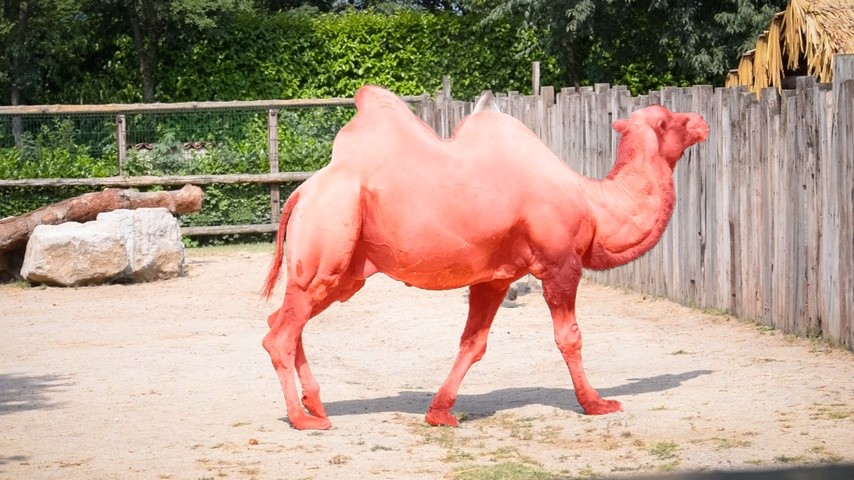
#> input picture camel/00000.jpg, 854 x 480 px, found by its file name; its folder holds 4 pictures in this run
$ python mask.py
#> lines starting #> are read from the running program, lines starting #| are printed output that depends on the picture
#coding:utf-8
import os
import cv2

def add_mask2image_binary(images_path, masks_path, masked_path):
# Add binary masks to images
#> called with masks_path = 'F:\\Desktop\\17\\camel', masked_path = './camel/'
    for img_item in os.listdir(images_path):
        print(img_item)
        img_path = os.path.join(images_path, img_item)
        img = cv2.imread(img_path)
#> img is the input picture: shape (480, 854, 3); mean B, G, R 135.4, 154.4, 178.2

        mask_path = os.path.join(masks_path, img_item[:-4]+'.png')  # mask是.png格式的，image是.jpg格式的
        mask = cv2.imread(mask_path)

        masked_seg = cv2.addWeighted(img, 1, mask,0.9,0)
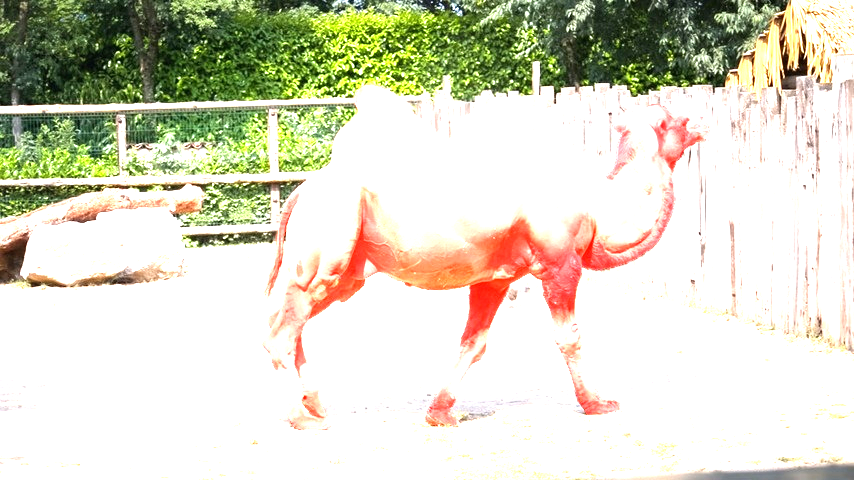
#> masked_seg: shape (480, 854, 3); mean B, G, R 196.4, 215.4, 217.4

        cv2.imwrite(os.path.join(masked_path, img_item), masked_seg)
#> pass 2 of the loop in add_mask2image_binary, `for img_item in os.listdir(images_path):`:
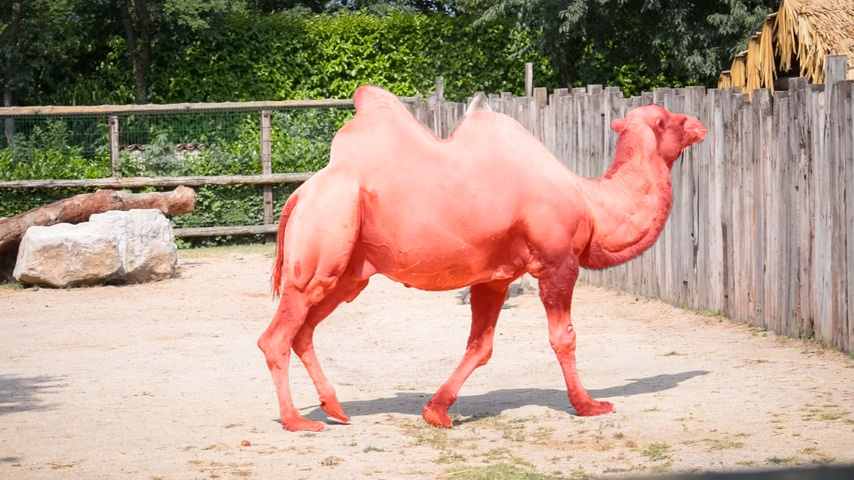
#> input picture camel/00001.jpg, 854 x 480 px, found by its file name
#> in add_mask2image_binary, img is the input picture: shape (480, 854, 3); mean B, G, R 135.6, 154.2, 178.7
#> in add_mask2image_binary, `masked_seg = cv2.addWeighted(img, 1, mask,0.9,0)`:
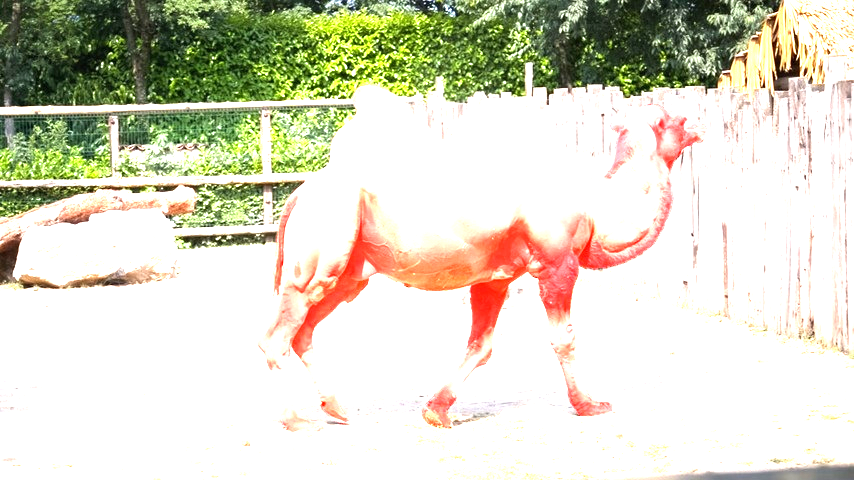
#> masked_seg: shape (480, 854, 3); mean B, G, R 196.8, 215.4, 217.8
#> pass 3 of the loop in add_mask2image_binary, `for img_item in os.listdir(images_path):`:
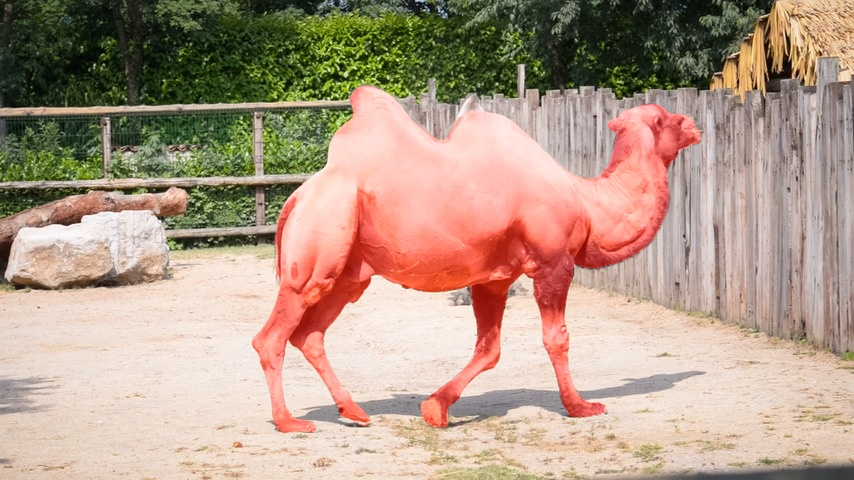
#> input picture camel/00002.jpg, 854 x 480 px, found by its file name
#> in add_mask2image_binary, img is the input picture: shape (480, 854, 3); mean B, G, R 135.5, 154.1, 178.7
#> in add_mask2image_binary, `masked_seg = cv2.addWeighted(img, 1, mask,0.9,0)`:
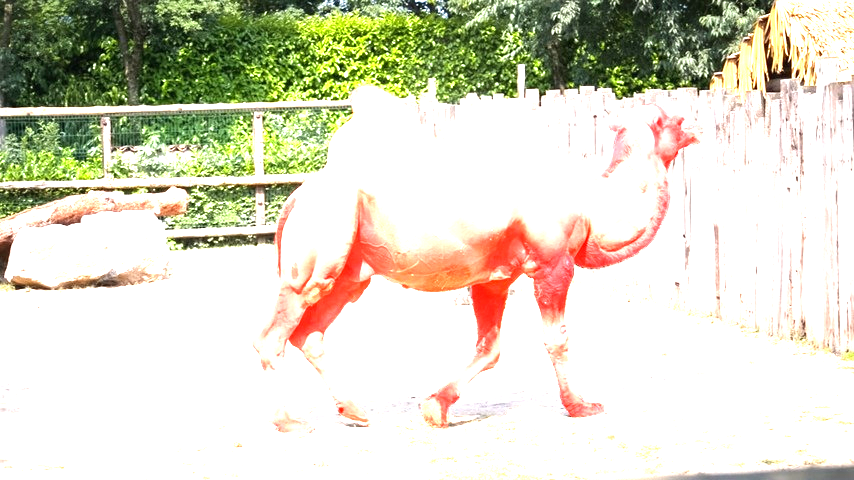
#> masked_seg: shape (480, 854, 3); mean B, G, R 196.9, 215.5, 218
#> the loop made 4 passes; the first 3 are shown

images_path = 'D:\VOS\data\DAVIS2017\DAVIS_val\JPEGImages\\480p\\camel'
masks_path = 'F:\Desktop\\17\\camel'
masked_path = './camel/'


if not os.path.exists(masked_path):
    os.makedirs(masked_path)
add_mask2image_binary(images_path, masks_path, masked_path)
